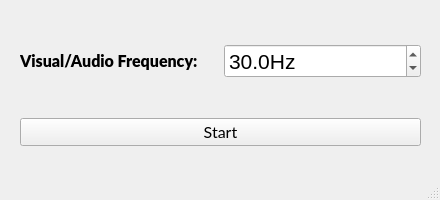
<?xml version="1.0" encoding="UTF-8"?>
<ui version="4.0">
 <class>MainWindow</class>
 <widget class="QMainWindow" name="MainWindow">
  <property name="enabled">
   <bool>true</bool>
  </property>
  <property name="geometry">
   <rect>
    <x>0</x>
    <y>0</y>
    <width>440</width>
    <height>200</height>
   </rect>
  </property>
  <property name="sizePolicy">
   <sizepolicy hsizetype="Fixed" vsizetype="Fixed">
    <horstretch>0</horstretch>
    <verstretch>0</verstretch>
   </sizepolicy>
  </property>
  <property name="minimumSize">
   <size>
    <width>440</width>
    <height>200</height>
   </size>
  </property>
  <property name="maximumSize">
   <size>
    <width>440</width>
    <height>200</height>
   </size>
  </property>
  <property name="windowTitle">
   <string>Configuration</string>
  </property>
  <widget class="QWidget" name="centralwidget">
   <widget class="QWidget" name="verticalLayoutWidget">
    <property name="geometry">
     <rect>
      <x>20</x>
      <y>10</y>
      <width>401</width>
      <height>171</height>
     </rect>
    </property>
    <layout class="QVBoxLayout" name="verticalLayout">
     <item>
      <layout class="QHBoxLayout" name="horizontalLayout">
       <item>
        <widget class="QLabel" name="frequencyLabel">
         <property name="font">
          <font>
           <family>Lato Black</family>
           <pointsize>12</pointsize>
           <bold>true</bold>
          </font>
         </property>
         <property name="text">
          <string>Visual/Audio Frequency:</string>
         </property>
        </widget>
       </item>
       <item>
        <widget class="QDoubleSpinBox" name="doubleSpinBox">
         <property name="font">
          <font>
           <pointsize>16</pointsize>
          </font>
         </property>
         <property name="suffix">
          <string>Hz</string>
         </property>
         <property name="decimals">
          <number>1</number>
         </property>
         <property name="value">
          <double>30.000000000000000</double>
         </property>
        </widget>
       </item>
      </layout>
     </item>
     <item>
      <widget class="QPushButton" name="startTaskButton">
       <property name="font">
        <font>
         <family>Lato</family>
         <pointsize>12</pointsize>
        </font>
       </property>
       <property name="text">
        <string>Start</string>
       </property>
      </widget>
     </item>
    </layout>
   </widget>
  </widget>
  <widget class="QStatusBar" name="statusbar"/>
 </widget>
 <resources/>
 <connections/>
</ui>
